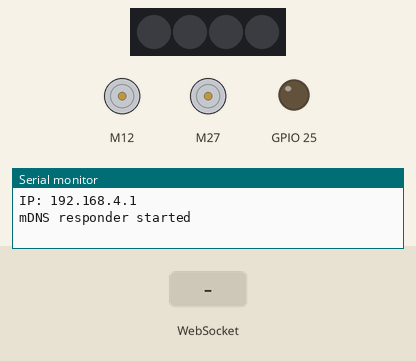
Recording of a sketch running on a simulated ESP32. Parts: 4 RGB LEDs in strip order, left to right, 2 × DC motor (green arrow = forward, orange = backward, longer = faster), output pins drawn as LEDs (lit = HIGH), the last lines printed to the serial monitor. The inputs (shaded band) are chosen by the test bench. Storage starts empty.

Above: at 1.2 s.
1.3 s: WebSocket text "X" received
At 2.4 s:
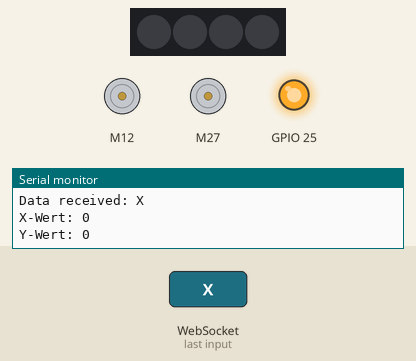
2.8 s: WebSocket text "Y" received
4.3 s: WebSocket text "5" received
Timing chart, 0 to 7.3 s (numbered marks = the images above; inputs shaded):
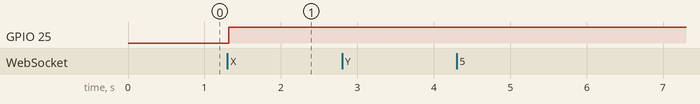

The sketch:

AUTO_ALONE.ino
```cpp
/*
 * Includes
 */

#include "WiFi.h"
#include "WiFiAP.h"
#include "ESPAsyncWebServer.h"
#include "SPIFFS.h"
#include <ESPmDNS.h>
#include <SparkFun_TB6612.h>
#include <Adafruit_NeoPixel.h>
#ifdef __AVR__
 #include <avr/power.h>
#endif

/*
 * Defines
 */

// Motor
#define AIN1 27
#define BIN1 12
#define AIN2 33
#define BIN2 13
#define PWMA 32
#define PWMB 15
#define STBY 14
// LED
#define WS2812b  5
#define NUMPIXELS 4
// Auto
#define AUTO 0

/*
 * Variabeln
 */

// Wifi
const char* ssid = "Alphabot" + AUTO;
const char* password = "passwort";
// Joystick
String joystickdata;
String xwert, ywert;
int x = 0, y = 0;
int position;
const int offsetA = 1;
const int offsetB = -1;
// Farben
int colors[7][3] = {{128, 128, 128}, {128, 0, 0}, {0, 128, 0}, {0, 0, 128}, {128, 128, 0}, {128, 0, 128}, {0, 128, 128}};

/*
 * Initialisierung
 */

// LED
Adafruit_NeoPixel pixels(NUMPIXELS, WS2812b, NEO_GRB + NEO_KHZ800);
// Async Websocket Server
AsyncWebServer server(80);
AsyncWebSocket ws("/ws");
AsyncWebSocketClient * globalClient = NULL;
// Motor
Motor motorR = Motor(AIN1, AIN2, PWMA, offsetA, STBY, 0);
Motor motorL = Motor(BIN1, BIN2, PWMB, offsetB, STBY, 1);

/*
 * Funktionen
 */

// Websocket
void onWsEvent(AsyncWebSocket * server, AsyncWebSocketClient * client, AwsEventType type, void * arg, uint8_t *data, size_t len){

  if(type == WS_EVT_CONNECT){

    Serial.println("Websocket client connection received");
    digitalWrite(25, HIGH);
    client->text("QA" + (String)AUTO);

  } else if(type == WS_EVT_DISCONNECT){
    Serial.println("Client disconnected");
    Serial.println("-----------------------");
    digitalWrite(25, LOW);

  } else if(type == WS_EVT_DATA){

    Serial.print("Data received: ");
    joystickdata = "";

    for(int i=0; i < len; i++) {
          joystickdata += (char) data[i];
    }

    Serial.println(joystickdata);

    if(joystickdata.substring(0, 1) == "X"){
      convertStringtoInt(joystickdata);
    }
  }
}
// Motor
void motor(int x, int y){
  //Variabeln initialisieren und deklarieren
  int hypotenuse, pace_max, motor_links, motor_rechts, pixel_max = 120;

  //Maximalwerte für x und y bestimmen
  if (x > pixel_max){
    x = pixel_max;
  }
  else if (x < -pixel_max){
    x = -pixel_max;
  }
  if (y > pixel_max){
    y = pixel_max;
  }
  else if (y < -pixel_max){
    y = -pixel_max;
  }

  //Joystickmaximum bestimmen
  hypotenuse = sqrt(pow(x, 2) + pow(y, 2));

  //Die durch das Quadrieren positive Hypotenuse wird wieder negativ gemacht
  if (y < 0){
    hypotenuse *= -1;
  }

  //Geschwindigkeitsmaximum bestimmen
  if (hypotenuse > pixel_max){
    hypotenuse = pixel_max;
  }
  else if (hypotenuse < -pixel_max){
    hypotenuse = -pixel_max;
  }

  //Effektives Motorgeschwindigkeitsmaximum bestimmen
  // pixel_max = hypotenuse
  // 255 = pace_max
  pace_max = 255 * hypotenuse / pixel_max;

  //Umwandlung
  if (x >= 0){                                  // x positiv
    motor_links = pace_max;                     // motor_links fährt mit maximaler Geschwindigkeit
    if (x <= pixel_max/2){                               // Der Joystick ist unter der Hälfte
      motor_rechts = pace_max * x / (pixel_max/2);         // Die Geschwindigkeit des verlangsamten Motors wird berechnet --> effektive Geschwindigkeit
      // x = pixel_max/2
      // motor_rechts = pace_max
      motor_rechts = pace_max - motor_rechts;   // Die Differenz zum Geschwindigkeitsmaximum
    }
    else{                                       // Der Joystick ist über der Hälfte
      x -= pixel_max/2;                                  // x wird auf eine 0-75 Skala gebrochen
      motor_rechts = -pace_max * x / (pixel_max/2);        // Die Geschwindigkeit des rückwärts fahrenden Motors wird berechnet
    }
  }
  else if(x < 0){                               // x negativ
    motor_rechts = pace_max;                    // motor_rechts fährt mit maximaler Geschwindigkeit
    if (x >= -pixel_max/2){                              // Der Joystick ist unter der Hälfte
      motor_links = pace_max * x / -(pixel_max/2);         // Die Geschwindigkeit des verlangsamten Motors wird berechnet
      motor_links = pace_max - motor_links;     // Die Differenz zum Geschwindigkeitsmaximum --> effektive Geschwindigkeit
    }
    else{                                       // Der Joystick ist über der Hälfte
      x += pixel_max/2;                                  // x wird auf eine 0-75 Skala gebrochen
      motor_links = pace_max * x / (pixel_max/2);          // Die Geschwindigkeit des rückwärts fahrenden Motors wird berechnet
    }
  }
  motorL.drive(motor_links,0);
  motorR.drive(motor_rechts,0);
}
// String zu int (Joystick)
void convertStringtoInt(String eingabe) {
  position = eingabe.indexOf("X");
  eingabe.remove(position, 2);
  position = eingabe.indexOf("Y");
  eingabe.remove(position, 2);
  xwert = eingabe;
  ywert = eingabe;
  xwert.remove(position);
  x = xwert.toInt();
  ywert.remove(0, position);
  y = ywert.toInt();
  Serial.print("X-Wert: ");
  Serial.println(x);
  Serial.print("Y-Wert: ");
  Serial.println(y);
}

/*
 * SETUP
 */

void setup(){
  // Serial
  Serial.begin(115200);

  // SPIFFS
  if(!SPIFFS.begin(true)){
    Serial.println("An Error has occurred while mounting SPIFFS");
    return;
  }

  // Wifi
  WiFi.softAP(ssid, password);
  IPAddress myIP = WiFi.softAPIP();
  Serial.print("IP: ");
  Serial.println(myIP);
  Serial.println("");

  // MDNS
  if (!MDNS.begin("auto")) {
        Serial.println("Error setting up MDNS responder!");
        while(1) {
            delay(1000);
        }
    }
  Serial.println("mDNS responder started");

  // LED
  pixels.begin(); // INITIALIZE NeoPixel strip object (REQUIRED)

  // Webserver Upload
  server.on("/", HTTP_GET, [](AsyncWebServerRequest *request){
    request->send(SPIFFS, "/index.html", "text/html");
  });

  // Route to load style.css file
  server.on("/style.css", HTTP_GET, [](AsyncWebServerRequest *request){
    request->send(SPIFFS, "/style.css", "text/css");
  });

  // Route to load virtualjoystick.js file
  server.on("/virtualjoystick.js", HTTP_GET, [](AsyncWebServerRequest *request){
    request->send(SPIFFS, "/virtualjoystick.js", "text/javascript");
  });


  // Websocket & Webserver
  ws.onEvent(onWsEvent);
  server.addHandler(&ws);
  server.begin();
  MDNS.addService("http", "tcp", 80);

  // PinMode
  pinMode(25, OUTPUT);

  // Reset Motors
  motor(0, 0);
}


void loop(){
  motor(x, y);


  delay(20);
}
```

Measured:
- after the input at 1.3 s, GPIO 25: LOW → HIGH at once
